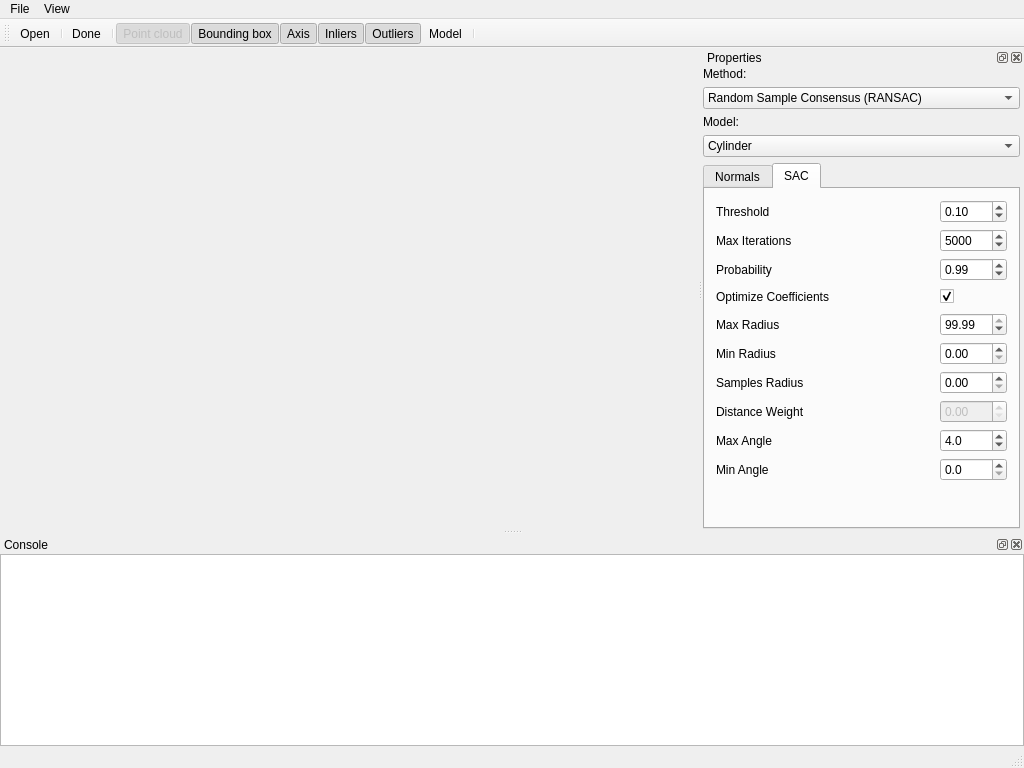
<?xml version="1.0" encoding="UTF-8"?>
<ui version="4.0">
 <class>MainWindow</class>
 <widget class="QMainWindow" name="MainWindow">
  <property name="geometry">
   <rect>
    <x>0</x>
    <y>0</y>
    <width>1024</width>
    <height>768</height>
   </rect>
  </property>
  <property name="minimumSize">
   <size>
    <width>1024</width>
    <height>768</height>
   </size>
  </property>
  <property name="windowTitle">
   <string>Peeler</string>
  </property>
  <property name="windowIcon">
   <iconset resource="../icons.qrc">
    <normaloff>:/icons/wooden.png</normaloff>:/icons/wooden.png</iconset>
  </property>
  <widget class="QWidget" name="centralWidget">
   <layout class="QVBoxLayout" name="verticalLayout_5">
    <property name="leftMargin">
     <number>0</number>
    </property>
    <property name="topMargin">
     <number>0</number>
    </property>
    <property name="rightMargin">
     <number>0</number>
    </property>
    <property name="bottomMargin">
     <number>0</number>
    </property>
    <item>
     <layout class="QVBoxLayout" name="centralLayout"/>
    </item>
   </layout>
  </widget>
  <widget class="QMenuBar" name="menuBar">
   <property name="geometry">
    <rect>
     <x>0</x>
     <y>0</y>
     <width>1024</width>
     <height>21</height>
    </rect>
   </property>
   <widget class="QMenu" name="menuFile">
    <property name="title">
     <string>File</string>
    </property>
    <addaction name="actionOpen"/>
    <addaction name="separator"/>
    <addaction name="actionExit"/>
    <addaction name="actionCreate"/>
   </widget>
   <widget class="QMenu" name="menuView">
    <property name="title">
     <string>View</string>
    </property>
    <addaction name="actionShowSourceCloud"/>
    <addaction name="actionShowInliersCloud"/>
    <addaction name="actionShowOutliersCloud"/>
    <addaction name="actionShowModel"/>
   </widget>
   <addaction name="menuFile"/>
   <addaction name="menuView"/>
  </widget>
  <widget class="QStatusBar" name="statusBar"/>
  <widget class="QToolBar" name="toolBar">
   <property name="windowTitle">
    <string>toolBar</string>
   </property>
   <attribute name="toolBarArea">
    <enum>TopToolBarArea</enum>
   </attribute>
   <attribute name="toolBarBreak">
    <bool>false</bool>
   </attribute>
   <addaction name="actionOpen"/>
   <addaction name="separator"/>
   <addaction name="actionDoneModel"/>
   <addaction name="separator"/>
   <addaction name="actionShowSourceCloud"/>
   <addaction name="actionShowBBox"/>
   <addaction name="actionShowAxis"/>
   <addaction name="actionShowInliersCloud"/>
   <addaction name="actionShowOutliersCloud"/>
   <addaction name="actionShowModel"/>
   <addaction name="separator"/>
  </widget>
  <widget class="QDockWidget" name="dockWidgeConsole">
   <property name="minimumSize">
    <size>
     <width>250</width>
     <height>200</height>
    </size>
   </property>
   <property name="floating">
    <bool>false</bool>
   </property>
   <property name="allowedAreas">
    <set>Qt::BottomDockWidgetArea|Qt::TopDockWidgetArea</set>
   </property>
   <property name="windowTitle">
    <string>Console</string>
   </property>
   <attribute name="dockWidgetArea">
    <number>8</number>
   </attribute>
   <widget class="QWidget" name="dockWidgetConsoleContents">
    <layout class="QVBoxLayout" name="verticalLayout_3">
     <property name="leftMargin">
      <number>0</number>
     </property>
     <property name="topMargin">
      <number>0</number>
     </property>
     <property name="rightMargin">
      <number>0</number>
     </property>
     <property name="bottomMargin">
      <number>0</number>
     </property>
     <item>
      <layout class="QVBoxLayout" name="verticalLayout_4">
       <item>
        <widget class="QTextEdit" name="textEdit">
         <property name="readOnly">
          <bool>true</bool>
         </property>
        </widget>
       </item>
      </layout>
     </item>
    </layout>
   </widget>
  </widget>
  <widget class="QDockWidget" name="dockWidget">
   <property name="minimumSize">
    <size>
     <width>286</width>
     <height>423</height>
    </size>
   </property>
   <property name="allowedAreas">
    <set>Qt::LeftDockWidgetArea|Qt::RightDockWidgetArea</set>
   </property>
   <property name="windowTitle">
    <string>Properties</string>
   </property>
   <attribute name="dockWidgetArea">
    <number>2</number>
   </attribute>
   <widget class="QWidget" name="dockWidgetContents">
    <layout class="QVBoxLayout" name="verticalLayout_2">
     <property name="leftMargin">
      <number>0</number>
     </property>
     <property name="topMargin">
      <number>0</number>
     </property>
     <property name="rightMargin">
      <number>4</number>
     </property>
     <property name="bottomMargin">
      <number>0</number>
     </property>
     <item>
      <layout class="QVBoxLayout" name="verticalLayout">
       <item>
        <widget class="QLabel" name="label">
         <property name="text">
          <string>Method:</string>
         </property>
        </widget>
       </item>
       <item>
        <widget class="QComboBox" name="comboBox_method">
         <item>
          <property name="text">
           <string>Random Sample Consensus (RANSAC)</string>
          </property>
         </item>
         <item>
          <property name="text">
           <string>Least Median of Squares</string>
          </property>
         </item>
         <item>
          <property name="text">
           <string>M-Estimator Sample Consensus (MSAC)</string>
          </property>
         </item>
         <item>
          <property name="text">
           <string>Randomized RANSAC</string>
          </property>
         </item>
         <item>
          <property name="text">
           <string>Randomized MSAC</string>
          </property>
         </item>
         <item>
          <property name="text">
           <string>Maximum LikeLihood Estimation Sample Consensus</string>
          </property>
         </item>
         <item>
          <property name="text">
           <string>Progressive Sample Consensus (PROSAC)</string>
          </property>
         </item>
        </widget>
       </item>
       <item>
        <widget class="QLabel" name="label_2">
         <property name="text">
          <string>Model:</string>
         </property>
        </widget>
       </item>
       <item>
        <widget class="QComboBox" name="comboBox_model">
         <item>
          <property name="text">
           <string>Cylinder</string>
          </property>
         </item>
         <item>
          <property name="text">
           <string>Cone</string>
          </property>
         </item>
        </widget>
       </item>
       <item>
        <widget class="QTabWidget" name="tabWidget_2">
         <property name="tabPosition">
          <enum>QTabWidget::North</enum>
         </property>
         <property name="currentIndex">
          <number>1</number>
         </property>
         <widget class="QWidget" name="tab_normals">
          <attribute name="title">
           <string>Normals</string>
          </attribute>
          <layout class="QVBoxLayout" name="verticalLayout_7">
           <item>
            <layout class="QVBoxLayout" name="verticalLayout_6">
             <item>
              <layout class="QGridLayout" name="gridLayout_2">
               <item row="0" column="0">
                <widget class="QRadioButton" name="radioButton_knn">
                 <property name="toolTip">
                  <string>&lt;html&gt;&lt;head/&gt;&lt;body&gt;&lt;p&gt;Number of k nearest neighbors&lt;/p&gt;&lt;/body&gt;&lt;/html&gt;</string>
                 </property>
                 <property name="text">
                  <string>Nearest neighbors</string>
                 </property>
                 <property name="checked">
                  <bool>false</bool>
                 </property>
                </widget>
               </item>
               <item row="0" column="1">
                <spacer name="horizontalSpacer">
                 <property name="orientation">
                  <enum>Qt::Horizontal</enum>
                 </property>
                 <property name="sizeHint" stdset="0">
                  <size>
                   <width>40</width>
                   <height>20</height>
                  </size>
                 </property>
                </spacer>
               </item>
               <item row="0" column="2">
                <widget class="QSpinBox" name="spinBox_knn">
                 <property name="enabled">
                  <bool>false</bool>
                 </property>
                 <property name="value">
                  <number>50</number>
                 </property>
                </widget>
               </item>
               <item row="1" column="0">
                <widget class="QRadioButton" name="radioButton_rsearch">
                 <property name="toolTip">
                  <string>&lt;html&gt;&lt;head/&gt;&lt;body&gt;&lt;p&gt;Sphere radius that is to be used for determining the nearest neighbors&lt;/p&gt;&lt;/body&gt;&lt;/html&gt;</string>
                 </property>
                 <property name="text">
                  <string>Radius search</string>
                 </property>
                 <property name="checked">
                  <bool>true</bool>
                 </property>
                </widget>
               </item>
               <item row="1" column="1">
                <spacer name="horizontalSpacer_2">
                 <property name="orientation">
                  <enum>Qt::Horizontal</enum>
                 </property>
                 <property name="sizeHint" stdset="0">
                  <size>
                   <width>40</width>
                   <height>20</height>
                  </size>
                 </property>
                </spacer>
               </item>
               <item row="1" column="2">
                <widget class="QDoubleSpinBox" name="doubleSpinBox_rsearch">
                 <property name="prefix">
                  <string/>
                 </property>
                 <property name="singleStep">
                  <double>0.010000000000000</double>
                 </property>
                 <property name="value">
                  <double>0.500000000000000</double>
                 </property>
                </widget>
               </item>
              </layout>
             </item>
             <item>
              <spacer name="verticalSpacer">
               <property name="orientation">
                <enum>Qt::Vertical</enum>
               </property>
               <property name="sizeHint" stdset="0">
                <size>
                 <width>20</width>
                 <height>40</height>
                </size>
               </property>
              </spacer>
             </item>
            </layout>
           </item>
          </layout>
         </widget>
         <widget class="QWidget" name="tab_sac">
          <attribute name="title">
           <string>SAC</string>
          </attribute>
          <attribute name="toolTip">
           <string>&lt;html&gt;&lt;head/&gt;&lt;body&gt;&lt;p&gt;&lt;span style=&quot; font-family:'arial,sans-serif'; font-size:small; font-weight:600; color:#6a6a6a; background-color:#ffffff;&quot;&gt;SAmple Consensus&lt;/span&gt;&lt;/p&gt;&lt;/body&gt;&lt;/html&gt;</string>
          </attribute>
          <layout class="QVBoxLayout" name="verticalLayout_9">
           <item>
            <layout class="QVBoxLayout" name="verticalLayout_8">
             <item>
              <layout class="QGridLayout" name="gridLayout">
               <item row="0" column="0">
                <widget class="QLabel" name="label_thres">
                 <property name="toolTip">
                  <string>Distance to the model threshold</string>
                 </property>
                 <property name="text">
                  <string>Threshold</string>
                 </property>
                </widget>
               </item>
               <item row="0" column="1">
                <spacer name="horizontalSpacer_3">
                 <property name="orientation">
                  <enum>Qt::Horizontal</enum>
                 </property>
                 <property name="sizeHint" stdset="0">
                  <size>
                   <width>40</width>
                   <height>20</height>
                  </size>
                 </property>
                </spacer>
               </item>
               <item row="0" column="2">
                <widget class="QDoubleSpinBox" name="doubleSpinBox_thres">
                 <property name="singleStep">
                  <double>0.010000000000000</double>
                 </property>
                 <property name="value">
                  <double>0.100000000000000</double>
                 </property>
                </widget>
               </item>
               <item row="1" column="0">
                <widget class="QLabel" name="label_max_iter">
                 <property name="text">
                  <string>Max Iterations</string>
                 </property>
                </widget>
               </item>
               <item row="1" column="1">
                <spacer name="horizontalSpacer_4">
                 <property name="orientation">
                  <enum>Qt::Horizontal</enum>
                 </property>
                 <property name="sizeHint" stdset="0">
                  <size>
                   <width>40</width>
                   <height>20</height>
                  </size>
                 </property>
                </spacer>
               </item>
               <item row="1" column="2">
                <widget class="QSpinBox" name="spinBox_max_iter">
                 <property name="minimum">
                  <number>2</number>
                 </property>
                 <property name="maximum">
                  <number>100000</number>
                 </property>
                 <property name="value">
                  <number>5000</number>
                 </property>
                </widget>
               </item>
               <item row="2" column="0">
                <widget class="QLabel" name="label_prob">
                 <property name="toolTip">
                  <string>&lt;html&gt;&lt;head/&gt;&lt;body&gt;&lt;p&gt;Desired probability of choosing at least one sample free from outliers&lt;/p&gt;&lt;/body&gt;&lt;/html&gt;</string>
                 </property>
                 <property name="text">
                  <string>Probability</string>
                 </property>
                </widget>
               </item>
               <item row="2" column="1">
                <spacer name="horizontalSpacer_5">
                 <property name="orientation">
                  <enum>Qt::Horizontal</enum>
                 </property>
                 <property name="sizeHint" stdset="0">
                  <size>
                   <width>40</width>
                   <height>20</height>
                  </size>
                 </property>
                </spacer>
               </item>
               <item row="2" column="2">
                <widget class="QDoubleSpinBox" name="doubleSpinBox_prob">
                 <property name="maximum">
                  <double>1.000000000000000</double>
                 </property>
                 <property name="singleStep">
                  <double>0.010000000000000</double>
                 </property>
                 <property name="value">
                  <double>0.990000000000000</double>
                 </property>
                </widget>
               </item>
               <item row="3" column="0">
                <widget class="QLabel" name="label_opt_coeff">
                 <property name="toolTip">
                  <string>Distance to the model threshold</string>
                 </property>
                 <property name="text">
                  <string>Optimize Coefficients</string>
                 </property>
                </widget>
               </item>
               <item row="3" column="1">
                <spacer name="horizontalSpacer_6">
                 <property name="orientation">
                  <enum>Qt::Horizontal</enum>
                 </property>
                 <property name="sizeHint" stdset="0">
                  <size>
                   <width>40</width>
                   <height>20</height>
                  </size>
                 </property>
                </spacer>
               </item>
               <item row="3" column="2">
                <widget class="QCheckBox" name="checkBox_opt_coeff">
                 <property name="text">
                  <string/>
                 </property>
                 <property name="checked">
                  <bool>true</bool>
                 </property>
                </widget>
               </item>
               <item row="4" column="0">
                <widget class="QLabel" name="label_max_radi">
                 <property name="toolTip">
                  <string>&lt;html&gt;&lt;head/&gt;&lt;body&gt;&lt;p&gt;Max radius&lt;/p&gt;&lt;/body&gt;&lt;/html&gt;</string>
                 </property>
                 <property name="text">
                  <string>Max Radius</string>
                 </property>
                </widget>
               </item>
               <item row="4" column="1">
                <spacer name="horizontalSpacer_9">
                 <property name="orientation">
                  <enum>Qt::Horizontal</enum>
                 </property>
                 <property name="sizeHint" stdset="0">
                  <size>
                   <width>40</width>
                   <height>20</height>
                  </size>
                 </property>
                </spacer>
               </item>
               <item row="4" column="2">
                <widget class="QDoubleSpinBox" name="doubleSpinBox_max_radi">
                 <property name="singleStep">
                  <double>0.010000000000000</double>
                 </property>
                 <property name="value">
                  <double>99.989999999999995</double>
                 </property>
                </widget>
               </item>
               <item row="5" column="0">
                <widget class="QLabel" name="label_min_radi">
                 <property name="toolTip">
                  <string>&lt;html&gt;&lt;head/&gt;&lt;body&gt;&lt;p&gt;Min Radius&lt;/p&gt;&lt;/body&gt;&lt;/html&gt;</string>
                 </property>
                 <property name="text">
                  <string>Min Radius</string>
                 </property>
                </widget>
               </item>
               <item row="5" column="1">
                <spacer name="horizontalSpacer_8">
                 <property name="orientation">
                  <enum>Qt::Horizontal</enum>
                 </property>
                 <property name="sizeHint" stdset="0">
                  <size>
                   <width>40</width>
                   <height>20</height>
                  </size>
                 </property>
                </spacer>
               </item>
               <item row="5" column="2">
                <widget class="QDoubleSpinBox" name="doubleSpinBox_min_radi">
                 <property name="singleStep">
                  <double>0.010000000000000</double>
                 </property>
                </widget>
               </item>
               <item row="6" column="0">
                <widget class="QLabel" name="label_sample_radi">
                 <property name="toolTip">
                  <string>&lt;html&gt;&lt;head/&gt;&lt;body&gt;&lt;p&gt;The maximum distance of subsequent samples from the first (radius search)&lt;/p&gt;&lt;/body&gt;&lt;/html&gt;</string>
                 </property>
                 <property name="text">
                  <string>Samples Radius</string>
                 </property>
                </widget>
               </item>
               <item row="6" column="1">
                <spacer name="horizontalSpacer_10">
                 <property name="orientation">
                  <enum>Qt::Horizontal</enum>
                 </property>
                 <property name="sizeHint" stdset="0">
                  <size>
                   <width>40</width>
                   <height>20</height>
                  </size>
                 </property>
                </spacer>
               </item>
               <item row="6" column="2">
                <widget class="QDoubleSpinBox" name="doubleSpinBox_sample_radi">
                 <property name="singleStep">
                  <double>0.010000000000000</double>
                 </property>
                </widget>
               </item>
               <item row="7" column="0">
                <widget class="QLabel" name="label_dist_weight">
                 <property name="toolTip">
                  <string>&lt;html&gt;&lt;head/&gt;&lt;body&gt;&lt;p&gt;&lt;br/&gt;&lt;/p&gt;&lt;/body&gt;&lt;/html&gt;</string>
                 </property>
                 <property name="text">
                  <string>Distance Weight</string>
                 </property>
                </widget>
               </item>
               <item row="7" column="1">
                <spacer name="horizontalSpacer_13">
                 <property name="orientation">
                  <enum>Qt::Horizontal</enum>
                 </property>
                 <property name="sizeHint" stdset="0">
                  <size>
                   <width>40</width>
                   <height>20</height>
                  </size>
                 </property>
                </spacer>
               </item>
               <item row="7" column="2">
                <widget class="QDoubleSpinBox" name="doubleSpinBox_dist_weight">
                 <property name="enabled">
                  <bool>false</bool>
                 </property>
                 <property name="singleStep">
                  <double>0.010000000000000</double>
                 </property>
                </widget>
               </item>
               <item row="8" column="0">
                <widget class="QLabel" name="label_max_angle">
                 <property name="toolTip">
                  <string>&lt;html&gt;&lt;head/&gt;&lt;body&gt;&lt;p&gt;Max opening angle (only for cone)&lt;/p&gt;&lt;/body&gt;&lt;/html&gt;</string>
                 </property>
                 <property name="text">
                  <string>Max Angle</string>
                 </property>
                </widget>
               </item>
               <item row="8" column="1">
                <spacer name="horizontalSpacer_11">
                 <property name="orientation">
                  <enum>Qt::Horizontal</enum>
                 </property>
                 <property name="sizeHint" stdset="0">
                  <size>
                   <width>40</width>
                   <height>20</height>
                  </size>
                 </property>
                </spacer>
               </item>
               <item row="8" column="2">
                <widget class="QDoubleSpinBox" name="doubleSpinBox_max_angle">
                 <property name="decimals">
                  <number>1</number>
                 </property>
                 <property name="maximum">
                  <double>45.000000000000000</double>
                 </property>
                 <property name="singleStep">
                  <double>0.100000000000000</double>
                 </property>
                 <property name="value">
                  <double>4.000000000000000</double>
                 </property>
                </widget>
               </item>
               <item row="9" column="0">
                <widget class="QLabel" name="label_min_angle">
                 <property name="toolTip">
                  <string>&lt;html&gt;&lt;head/&gt;&lt;body&gt;&lt;p&gt;Min opening angle (only for cone)&lt;/p&gt;&lt;/body&gt;&lt;/html&gt;</string>
                 </property>
                 <property name="text">
                  <string>Min Angle</string>
                 </property>
                </widget>
               </item>
               <item row="9" column="1">
                <spacer name="horizontalSpacer_12">
                 <property name="orientation">
                  <enum>Qt::Horizontal</enum>
                 </property>
                 <property name="sizeHint" stdset="0">
                  <size>
                   <width>40</width>
                   <height>20</height>
                  </size>
                 </property>
                </spacer>
               </item>
               <item row="9" column="2">
                <widget class="QDoubleSpinBox" name="doubleSpinBox_min_angle">
                 <property name="decimals">
                  <number>1</number>
                 </property>
                 <property name="maximum">
                  <double>45.000000000000000</double>
                 </property>
                 <property name="singleStep">
                  <double>0.100000000000000</double>
                 </property>
                </widget>
               </item>
              </layout>
             </item>
             <item>
              <spacer name="verticalSpacer_2">
               <property name="orientation">
                <enum>Qt::Vertical</enum>
               </property>
               <property name="sizeHint" stdset="0">
                <size>
                 <width>20</width>
                 <height>40</height>
                </size>
               </property>
              </spacer>
             </item>
            </layout>
           </item>
          </layout>
         </widget>
        </widget>
       </item>
      </layout>
     </item>
    </layout>
   </widget>
  </widget>
  <action name="actionOpen">
   <property name="icon">
    <iconset resource="../icons.qrc">
     <normaloff>:/icons/folder.png</normaloff>:/icons/folder.png</iconset>
   </property>
   <property name="text">
    <string>Open</string>
   </property>
   <property name="toolTip">
    <string>Open</string>
   </property>
  </action>
  <action name="actionExit">
   <property name="text">
    <string>Exit</string>
   </property>
  </action>
  <action name="actionShowSourceCloud">
   <property name="checkable">
    <bool>true</bool>
   </property>
   <property name="checked">
    <bool>true</bool>
   </property>
   <property name="enabled">
    <bool>false</bool>
   </property>
   <property name="icon">
    <iconset resource="../icons.qrc">
     <normaloff>:/icons/draw_points.png</normaloff>:/icons/draw_points.png</iconset>
   </property>
   <property name="text">
    <string>Point cloud</string>
   </property>
   <property name="toolTip">
    <string>Point cloud</string>
   </property>
  </action>
  <action name="actionShowInliersCloud">
   <property name="checkable">
    <bool>true</bool>
   </property>
   <property name="checked">
    <bool>true</bool>
   </property>
   <property name="icon">
    <iconset resource="../icons.qrc">
     <normaloff>:/icons/draw_points_green.png</normaloff>:/icons/draw_points_green.png</iconset>
   </property>
   <property name="text">
    <string>Inliers</string>
   </property>
  </action>
  <action name="actionShowOutliersCloud">
   <property name="checkable">
    <bool>true</bool>
   </property>
   <property name="checked">
    <bool>true</bool>
   </property>
   <property name="icon">
    <iconset resource="../icons.qrc">
     <normaloff>:/icons/draw_points_red.png</normaloff>:/icons/draw_points_red.png</iconset>
   </property>
   <property name="text">
    <string>Outliers</string>
   </property>
  </action>
  <action name="actionShowModel">
   <property name="checkable">
    <bool>true</bool>
   </property>
   <property name="icon">
    <iconset resource="../icons.qrc">
     <normaloff>:/icons/3d_model2.png</normaloff>:/icons/3d_model2.png</iconset>
   </property>
   <property name="text">
    <string>Model</string>
   </property>
   <property name="toolTip">
    <string>Model</string>
   </property>
  </action>
  <action name="actionDoneModel">
   <property name="icon">
    <iconset resource="../icons.qrc">
     <normaloff>:/icons/control_play.png</normaloff>:/icons/control_play.png</iconset>
   </property>
   <property name="text">
    <string>Done</string>
   </property>
   <property name="toolTip">
    <string>Done</string>
   </property>
  </action>
  <action name="actionShowBBox">
   <property name="checkable">
    <bool>true</bool>
   </property>
   <property name="checked">
    <bool>true</bool>
   </property>
   <property name="icon">
    <iconset resource="../icons.qrc">
     <normaloff>:/icons/Cube-64.png</normaloff>:/icons/Cube-64.png</iconset>
   </property>
   <property name="text">
    <string>Bounding box</string>
   </property>
   <property name="toolTip">
    <string>Bounding box</string>
   </property>
  </action>
  <action name="actionShowAxis">
   <property name="checkable">
    <bool>true</bool>
   </property>
   <property name="checked">
    <bool>true</bool>
   </property>
   <property name="icon">
    <iconset resource="../icons.qrc">
     <normaloff>:/icons/polyline-64.png</normaloff>:/icons/polyline-64.png</iconset>
   </property>
   <property name="text">
    <string>Axis</string>
   </property>
   <property name="toolTip">
    <string>Axis</string>
   </property>
  </action>
  <action name="actionCreate">
   <property name="text">
    <string>Create</string>
   </property>
  </action>
 </widget>
 <layoutdefault spacing="6" margin="11"/>
 <resources>
  <include location="../icons.qrc"/>
 </resources>
 <connections>
  <connection>
   <sender>actionExit</sender>
   <signal>triggered()</signal>
   <receiver>MainWindow</receiver>
   <slot>close()</slot>
   <hints>
    <hint type="sourcelabel">
     <x>-1</x>
     <y>-1</y>
    </hint>
    <hint type="destinationlabel">
     <x>409</x>
     <y>278</y>
    </hint>
   </hints>
  </connection>
  <connection>
   <sender>radioButton_knn</sender>
   <signal>toggled(bool)</signal>
   <receiver>spinBox_knn</receiver>
   <slot>setEnabled(bool)</slot>
   <hints>
    <hint type="sourcelabel">
     <x>806</x>
     <y>210</y>
    </hint>
    <hint type="destinationlabel">
     <x>966</x>
     <y>213</y>
    </hint>
   </hints>
  </connection>
  <connection>
   <sender>radioButton_rsearch</sender>
   <signal>toggled(bool)</signal>
   <receiver>doubleSpinBox_rsearch</receiver>
   <slot>setEnabled(bool)</slot>
   <hints>
    <hint type="sourcelabel">
     <x>788</x>
     <y>237</y>
    </hint>
    <hint type="destinationlabel">
     <x>967</x>
     <y>242</y>
    </hint>
   </hints>
  </connection>
 </connections>
</ui>
